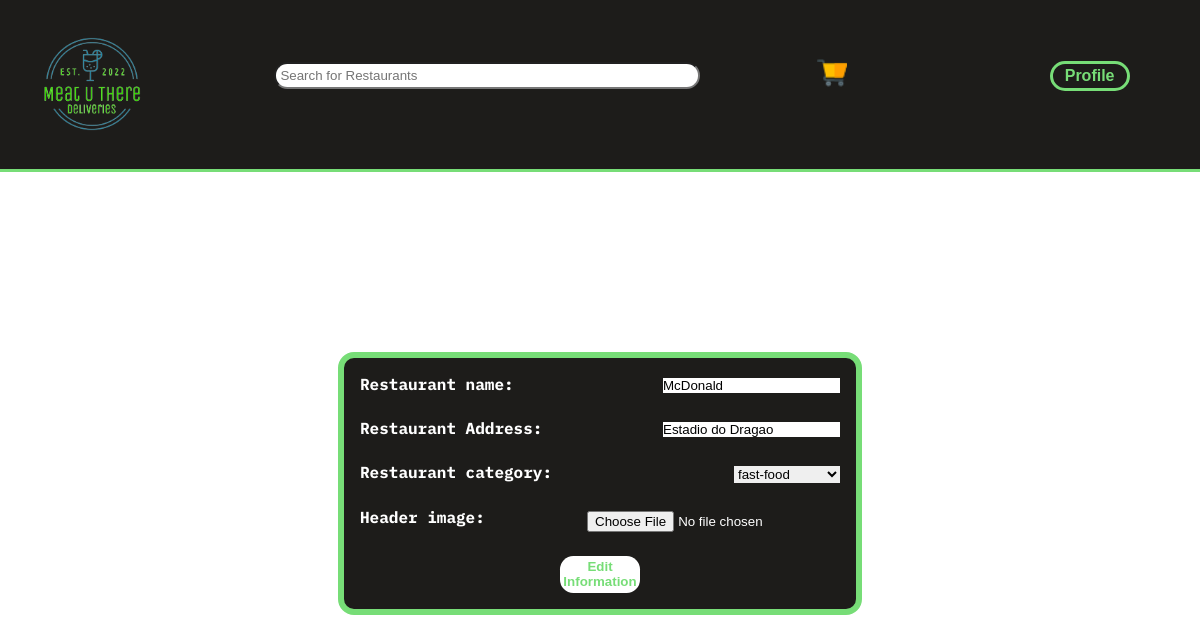
The app's page /edit_restaurant.php?restaurant_id=0 (signed in), older data.
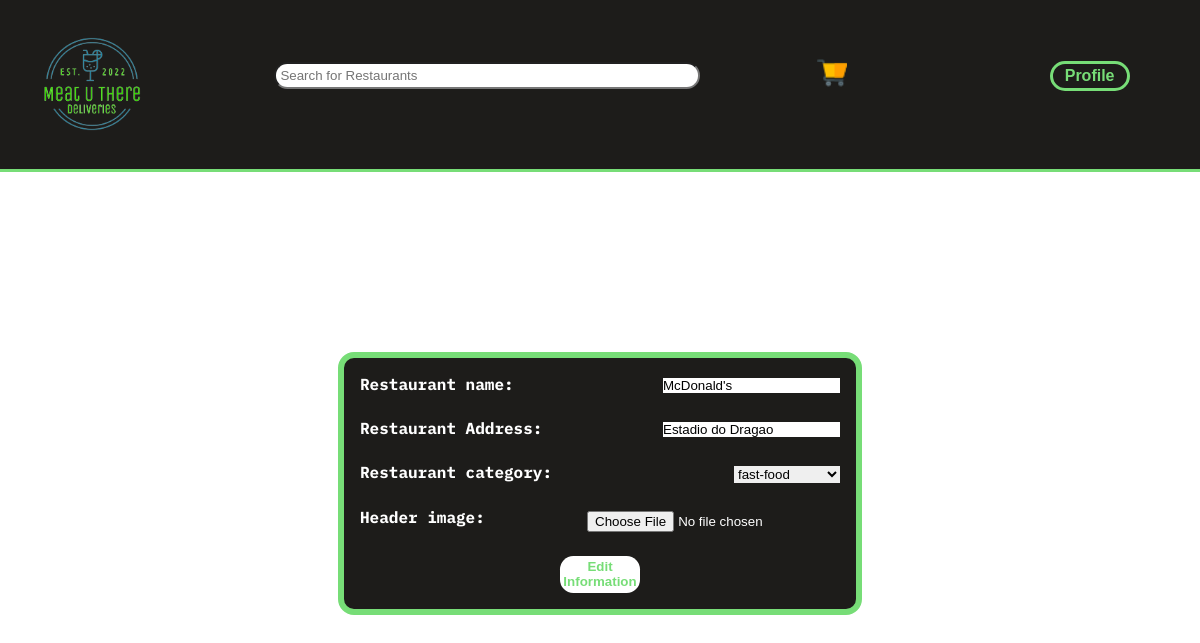
The same page, newer data.
### tables this page shows
CREATE TABLE Restaurant(
    idRestaurant INTEGER PRIMARY KEY,
    name VARCHAR,
    address VARCHAR,
    idRestaurantCategory INTEGER REFERENCES RestaurantCategory,
    owner INTEGER REFERENCES User
);

CREATE TABLE RestaurantCategory(
    idRestaurantCategory INTEGER PRIMARY KEY,
    name VARCHAR
);

### database/restaurants.php (called while the page is built, shortened)
<?php
    function getRestaurant($db,$restaurant_id){
        $stmt = $db->prepare('SELECT *
                            FROM Restaurant
                            WHERE idRestaurant=:restaurant_id');
        $stmt->bindParam(':restaurant_id',$restaurant_id);
        $stmt->execute();
        $stmt = $stmt->fetch();
        return $stmt;
    }
    function getRestaurantCategories($db){
        $stmt = $db->prepare('SELECT name
        FROM RestaurantCategory');
        $stmt->execute();
        $stmt = $stmt->fetchAll();
        return $stmt;
    }
    function getRestaurantCategoryId($db,$name){
        $stmt = $db->prepare('SELECT idRestaurantCategory
        FROM RestaurantCategory
        WHERE name=:name');
        $stmt->bindParam(':name',$name);
        $stmt->execute();
        $stmt = $stmt->fetch();
        return $stmt["idRestaurantCategory"];
    }
?>

### edit_restaurant.php (the view, shortened to what this page needs)
<?php
    require_once("templates/common.php");
    require_once("database/connection.php");
    require_once("database/restaurants.php");
    $db=getDatabaseConnection();
    $restaurant_info = getRestaurant($db,$_GET['restaurant_id']);
    $categories = getRestaurantCategories($db);
    ?>
    <form action="action_edit_restaurant.php" method="post" enctype=multipart/form-data>
        <label> Restaurant name:
            <input type="text" name="name" value="<?=$restaurant_info["name"]?>">
        </label>
        <label> Restaurant Address:
            <input type="text" name="address" value="<?=$restaurant_info["address"]?>">
        </label>
        <label> Restaurant category:
            <select name="category">
            <?php
                foreach($categories as $category){?>
                    <option value="<?=getRestaurantCategoryId($db,$category["name"])?>" <?php if(getRestaurantCategoryId($db,$category["name"])==$restaurant_info['idRestaurantCategory']) echo("selected");?> ><?=$category["name"]?></option>
                <?php } ?>
            </select>
        </label>
        <label> Header image:
            <input type="file" name="header">
        </label>
        <button name="button" type="submit">Edit Information</button>
    </form>

Row changes from the older to the newer data that the page shows:
changed restaurant "Estadio do Dragao": name "McDonald" → "McDonald's"
